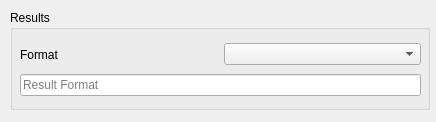
<?xml version="1.0" encoding="UTF-8"?>
<ui version="4.0">
 <class>ResultFormatWidget</class>
 <widget class="QWidget" name="ResultFormatWidget">
  <property name="geometry">
   <rect>
    <x>0</x>
    <y>0</y>
    <width>436</width>
    <height>122</height>
   </rect>
  </property>
  <property name="windowTitle">
   <string>Form</string>
  </property>
  <widget class="QGroupBox" name="groupBox_4">
   <property name="geometry">
    <rect>
     <x>10</x>
     <y>10</y>
     <width>420</width>
     <height>100</height>
    </rect>
   </property>
   <property name="sizePolicy">
    <sizepolicy hsizetype="Preferred" vsizetype="Minimum">
     <horstretch>0</horstretch>
     <verstretch>0</verstretch>
    </sizepolicy>
   </property>
   <property name="minimumSize">
    <size>
     <width>0</width>
     <height>100</height>
    </size>
   </property>
   <property name="title">
    <string>Results</string>
   </property>
   <widget class="QWidget" name="horizontalLayoutWidget">
    <property name="geometry">
     <rect>
      <x>10</x>
      <y>29</y>
      <width>401</width>
      <height>31</height>
     </rect>
    </property>
    <layout class="QHBoxLayout" name="horizontalLayout_6">
     <property name="sizeConstraint">
      <enum>QLayout::SetDefaultConstraint</enum>
     </property>
     <item>
      <widget class="QLabel" name="m_resultFormatLabel">
       <property name="text">
        <string>Format</string>
       </property>
      </widget>
     </item>
     <item>
      <widget class="QComboBox" name="m_resultFormatCombo"/>
     </item>
    </layout>
   </widget>
   <widget class="QWidget" name="horizontalLayoutWidget_2">
    <property name="geometry">
     <rect>
      <x>10</x>
      <y>60</y>
      <width>401</width>
      <height>31</height>
     </rect>
    </property>
    <layout class="QHBoxLayout" name="horizontalLayout">
     <item>
      <widget class="QLineEdit" name="m_resultFormatEdit">
       <property name="autoFillBackground">
        <bool>false</bool>
       </property>
       <property name="maxLength">
        <number>256</number>
       </property>
       <property name="placeholderText">
        <string>Result Format</string>
       </property>
       <property name="clearButtonEnabled">
        <bool>false</bool>
       </property>
      </widget>
     </item>
    </layout>
   </widget>
  </widget>
 </widget>
 <resources/>
 <connections/>
</ui>
